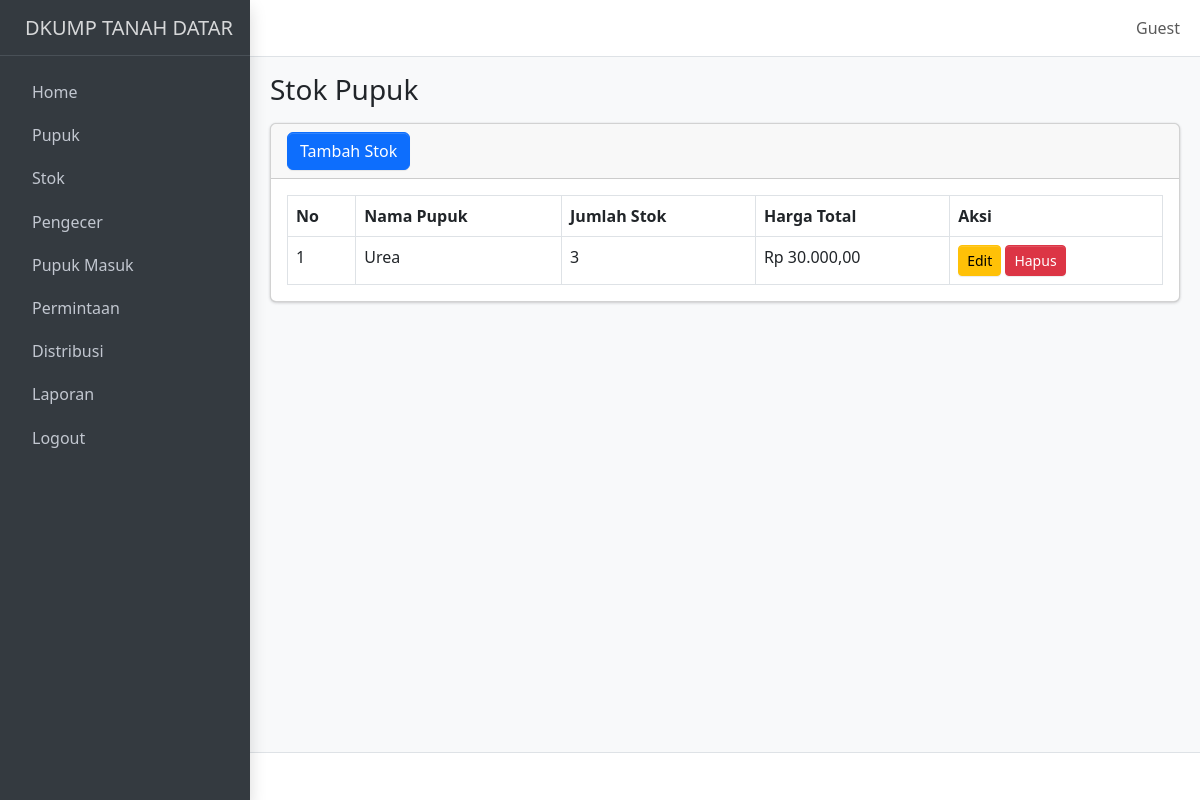
Before: /stok.php with the older database file.
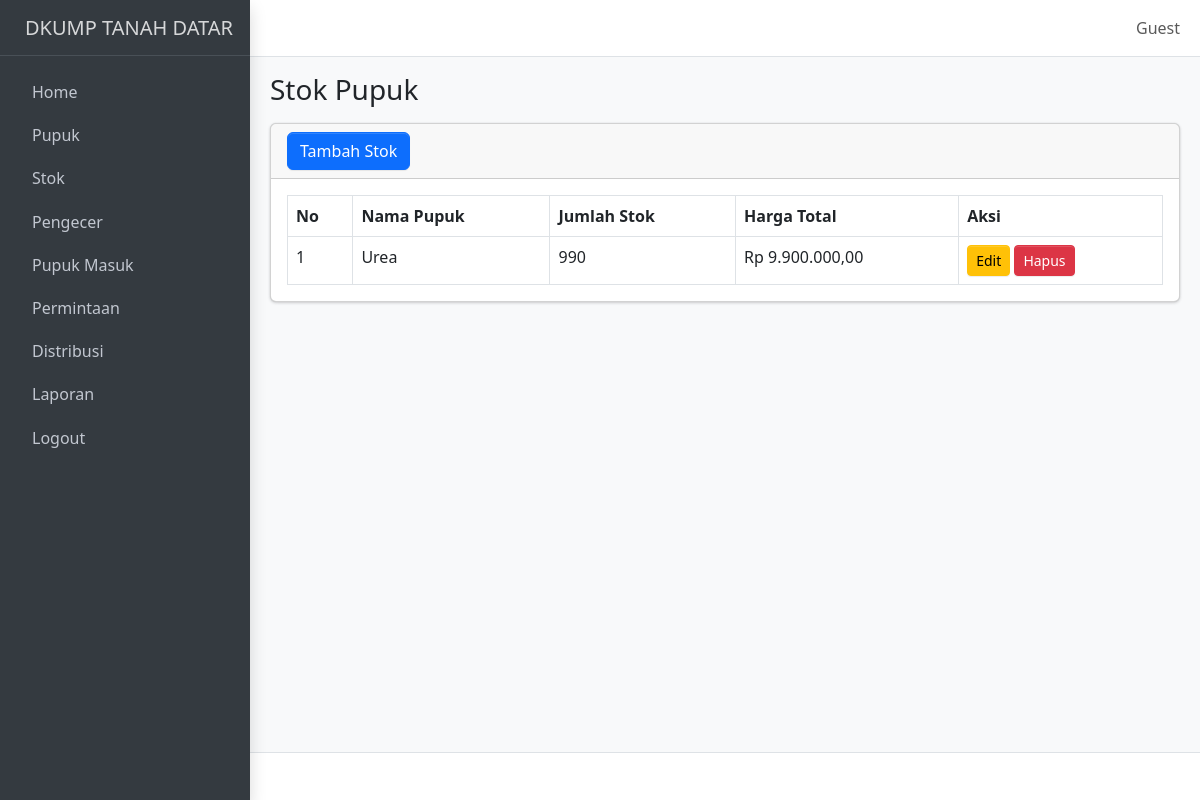
After: the same page with the newer database file.
### tables this page shows
CREATE TABLE `stok` (
  `id_stok` int NOT NULL,
  `id_pupuk` int NOT NULL,
  `stok` int NOT NULL,
  `harga_total` decimal(15,2) NOT NULL
);

CREATE TABLE `pupuk` (
  `id_pupuk` int NOT NULL,
  `nama_pupuk` varchar(255) NOT NULL,
  `satuan` varchar(50) NOT NULL,
  `harga` decimal(15,2) NOT NULL
);

### stok.php (the view, shortened to what this page needs)
<?php include 'template/header.php'; ?>
<body class="layout-fixed sidebar-expand-lg bg-body-tertiary">
    <div class="app-wrapper">
        <?php include 'template/navbar.php'; ?>
        <?php include 'template/sidebar.php'; ?>
        <main class="app-main">
            <div class="app-content-header">
                <div class="container-fluid">
                    <div class="row">
                        <div class="col-sm-6">
                            <h3 class="mb-0">Stok Pupuk</h3>
                        </div>
                    </div>
                </div>
            </div>
            <div class="app-content">
                <div class="container-fluid">
                    <div class="card">
                        <div class="card-header d-flex justify-content-between align-items-center">
                            <button class="btn btn-primary" data-bs-toggle="modal" data-bs-target="#modalTambahStok">Tambah Stok</button>
                        </div>
                        <div class="card-body">
                            <?php
                            include 'koneksi.php';
                            $query = "SELECT s.id_stok, s.id_pupuk, s.stok, s.harga_total, p.nama_pupuk, p.harga
              FROM stok s
              JOIN pupuk p ON s.id_pupuk = p.id_pupuk";
                            $result = $koneksi->query($query);
                            $no = 1;
                            if ($result->num_rows > 0) {
                                echo "<table class='table table-bordered'>";
                                echo "<thead>
                <tr>
                    <th>No</th>
                    <th>Nama Pupuk</th>
                    <th>Jumlah Stok</th>
                    <th>Harga Total</th>
                    <th>Aksi</th>
                </tr>
              </thead>";
                                echo "<tbody>";
                                while ($row = $result->fetch_assoc()) {
                                    echo "<tr>
                    <td>{$no}</td>
                    <td>{$row['nama_pupuk']}</td>
                    <td>{$row['stok']}</td>
                    <td>Rp " . number_format($row['harga_total'], 2, ',', '.') . "</td>
                    <td>
                        <button class='btn btn-warning btn-sm' data-bs-toggle='modal' data-bs-target='#modalEditStok{$row['id_stok']}'>Edit</button>
                        <a href='crud/hapus_stok.php?id={$row['id_stok']}' onclick='return confirm(\"Apakah Anda yakin ingin menghapus data ini?\")' class='btn btn-danger btn-sm'>Hapus</a>
                    </td>
                  </tr>";
                                    $no++;
                                }
                                echo "</tbody></table>";
                            } else {
                                echo "<p class='text-center'>Tidak ada data stok.</p>";
                            }
                            ?>
                        </div>
                    </div>
                </div>
            </div>
        </main>
        <footer class="app-footer">
        </footer>
    </div>
</body>
</html>

Changed rows visible on the page:
changed stok "Urea": stok "3" → "990"; harga_total "30.000,00" → "9.900.000,00"
